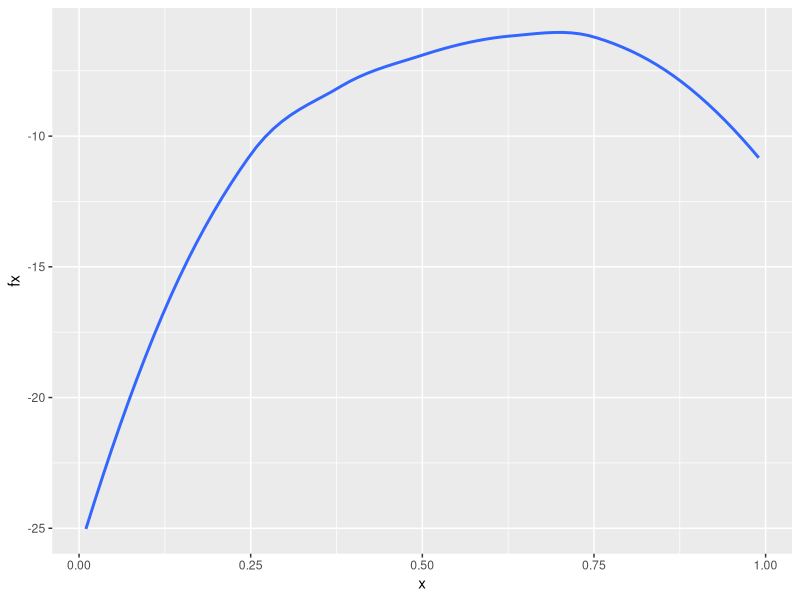
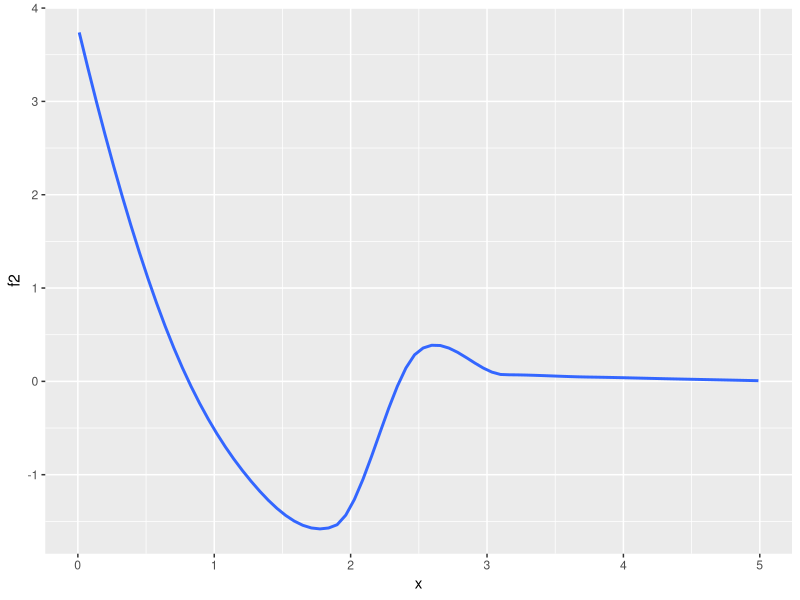

Reproduce these figures in R, in order.
## ---- chunk 1
knitr::opts_chunk$set(echo = TRUE)
## ---- chunk 2
# f(x)
f = function(x){
  ## solution
 return(7*log(x) + 3*log(1-x))
  ## end solution
}

# first derivative
f1 = function(x){
  ## solution
  return(7/x - 3/(1-x))
  ## end solution
}

# second derivative
f2 = function(x){
  ## solution
  return(-7/x^2 - 3/(1-x)^2)
  ## end solution
}

# to start the model
tol = 10^-4
x = 0.01 # also try 0.5 and 0.99
maxit = 50
iter = 0
eps = Inf

## solution
while(eps > tol & iter < maxit){
  x0 = x
  h = -f1(x0)/f2(x0)
  x = x0 + h
  iter = iter + 1
  eps = abs(x - x0)
  cat(sprintf("Iter: %d X: %f f(x): %f h: %f eps:%f\n", iter, x, f(x), h, eps))
  if(iter == maxit) {
    warning(paste0("Newton-Rapshon cannot reach convergence within ", 
                   maxit, "times of iterations."))
  }
}
## end solution
## ---- chunk 3
# x starts from 0.5 

tol = 10^-4
x = 0.5
maxit = 50
iter = 0
eps = Inf
## solution
while(eps > tol & iter < maxit){
  x0 = x
  h = -f1(x0)/f2(x0)
  x = x0 + h
  iter = iter + 1
  eps = abs(x - x0)
  cat(sprintf("Iter: %d X: %f f(x): %f h: %f eps:%f\n", iter, x, f(x), h, eps))
  if(iter == maxit) {
    warning(paste0("Newton-Rapshon cannot reach convergence within ", 
                   maxit, "times of iterations."))
  }
}
## ---- chunk 4
# x starts from 0.99

tol = 10^-4
x = 0.99
maxit = 50
iter = 0
eps = Inf

## solution
while(eps > tol & iter < maxit){
  x0 = x
  h = -f1(x0)/f2(x0)
  x = x0 + h
  iter = iter + 1
  eps = abs(x - x0)
  cat(sprintf("Iter: %d X: %f f(x): %f h: %f eps:%f\n", iter, x, f(x), h, eps))
  if(iter == maxit) {
    warning(paste0("Newton-Rapshon cannot reach convergence within ", 
                   maxit, "times of iterations."))
  }
}
## ---- chunk 5
library(ggplot2)

x <- 1:99/100
f <- f(x)
dat <- data.frame(x = x, fx = f)
ggplot(dat) + 
  geom_smooth(aes(x, fx), se = FALSE)
## ---- chunk 6
# f(x)
f = function(x){
  ## solution
  return(1.95 - exp(-2/x) - 2*exp(-x^4))
  ## end solution
}

# first derivative
f1 = function(x){
  ## solution
  return(-2/(x^2)*exp(-2/x) + 8*(x^3)*exp(-x^4))
  ## end solution
}

# second derivative
f2 = function(x){
  ## solution
  return(-4 * (exp(-2/x) - exp(-2/x)* x)/(x^4)
           -32* (x^6) * exp(-x^4) + 24* (x^2) * exp(-x^4))
  ## end solution
}

# to start the model
tol = 10^-4
x = 1.2 # also try 0.5 and 0.99
maxit = 50
iter = 0
eps = Inf

## solution
while(eps > tol & iter < maxit){
  x0 = x
  h = -f1(x0)/f2(x0)
  x = x0 + h
  iter = iter + 1
  eps = abs(x - x0)
  cat(sprintf("Iter: %d X: %f f(x): %f h: %f eps:%f\n", iter, x, f(x), h, eps))
  
  if(iter == maxit) {
    warning(paste0("Newton-Rapshon cannot reach convergence within ", 
                   maxit, "times of iterations."))
  }
}

## end solution
## ---- chunk 7
tol = 10^-4
x = 0.5 # also try 0.5 and 0.99
maxit = 50
iter = 0
eps = Inf

## solution
while(eps > tol & iter < maxit){
  x0 = x
  h = -f1(x0)/f2(x0)
  x = x0 + h
  iter = iter + 1
  eps = abs(x - x0)
  cat(sprintf("Iter: %d X: %f f(x): %f h: %f eps:%f\n", iter, x, f(x), h, eps))
  
  if(iter == maxit) {
    warning(paste0("Newton-Rapshon cannot reach convergence within ", 
                   maxit, "times of iterations."))
  }
}
## ---- chunk 8
tol = 10^-4
x = 0.99 # also try 0.5 and 0.99
maxit = 50
iter = 0
eps = Inf

## solution
while(eps > tol & iter < maxit){
  x0 = x
  h = -f1(x0)/f2(x0)
  x = x0 + h
  iter = iter + 1
  eps = abs(x - x0)
  cat(sprintf("Iter: %d X: %f f(x): %f h: %f eps:%f\n", iter, x, f(x), h, eps))
  
  if(iter == maxit) {
    warning(paste0("Newton-Rapshon cannot reach convergence within ", 
                   maxit, "times of iterations."))
  }
}
## ---- chunk 9
## solution for plot
x <- 1:499/100
dat <- data.frame(x = x, f2 = f2(x))
ggplot(dat) + geom_smooth(aes(x, f2), se = FALSE)
## end solution
## ---- chunk 10
library(knitr)
kable(matrix(c(3062, 587, 284, 103, 33, 4, 2), 
             nrow = 1, 
             byrow = T), 
      col.names = as.character(0:6),
      format = "html", 
      table.attr = "style='width:30%;'",)
## ---- chunk 11
# f(x)
logLik = function(theta, y, ny){
  ## solution
  # returns scalar
  pi= theta[1]
  lambda = theta[2]
  n0 = ny[y == 0]
  N = sum(ny)
  return(n0 * log(pi + (1 - pi) * exp(-lambda)) + (N - n0) * (log(1 - pi) - lambda) + log(lambda) * t(y) %*% ny)
  ## end solution
}

# first derivative
f1 = function(theta,y, ny){
  ## solution
  pi= theta[1]
  lambda = theta[2]
  n0 = ny[y == 0]
  N = sum(ny)
  # returns 2x1 vector
  return(c(n0 * (1 -exp(-lambda))/(pi + (1 - pi) * exp(-lambda)) - (N - n0) /(1 - pi),
           -n0 *  (1 - pi)* exp(-lambda)/(pi + (1 - pi) * exp(-lambda)) -(N - n0)  +  t(y) %*% ny/lambda) )
  ## end solution
}

# second derivative
f2 = function(theta,y, ny){
  ## solution
  pi= theta[1]
  lambda = theta[2]
  n0 = ny[y == 0]
  N = sum(ny)
  # returns 2x2 matrix
  f2mat <- matrix(NA, nrow= 2, ncol = 2)
  f2mat[1, 1] <- -n0 * (1 -exp(-lambda))^2/((1 - pi) * exp(-lambda) + pi)^2 - (N - n0)/(1 - pi)^2
  f2mat[1, 2] = f2mat[2,1] <- n0 * exp(-lambda)/((1 - pi) * exp(-lambda) + pi) +
    n0*(1 - pi) * (1 - exp(-lambda)) * exp(-lambda)/((1 - pi) * exp(-lambda) + pi)^2
  f2mat[2, 2] <- n0 * (1 - pi) * exp(-lambda)/((1 - pi)*exp(-lambda) + pi) - 
    n0 * (1 - pi)^2 * exp(-2 * lambda)/((1 - pi) * exp(-lambda) + pi)^2 - t(y) %*% ny/lambda^2
  return(f2mat)
  ## end solution
}

# data 
y = 0:6
ny = c(3062, 587, 284, 103, 33, 4, 2)
# to start the model
tol = 10^-4
theta = c(
          ny[y==0]/sum(ny), # initial value for pi, prop of total 0's
          sum(ny*y)/sum(ny) # intial value for lambda, mean of y's
          )
maxit = 50
iter = 0
eps = Inf

## solution
while(eps > tol & iter < maxit){
  theta0 = theta
  theta = theta0- solve(f2(theta0, y, ny)) %*% f1(theta0, y, ny)
  
  logL = logLik(theta, y, ny)
  
  iter = iter + 1
  if(iter == maxit) {
    warning(paste0("Newton-Rapshon cannot reach convergence within ", maxit, "times of iterations."))
  }
  
  eps = sqrt(sum((theta - theta0)^2))
  
  cat(sprintf("Iter: %d pi: %.3f lambda: %.3f logL: %f eps:%f \n", 
              iter, theta[1], theta[2], logL, eps))
}
